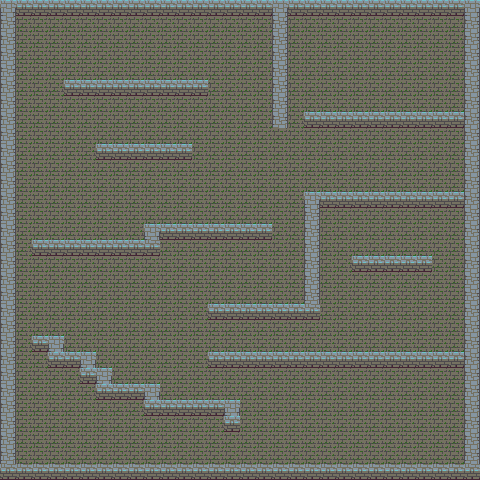

This game map was drawn from its Tiled (.tmx) file and the tilesets committed beside it. A one-line description and the full map source follow:
An orthogonal 30x30 tile map with 16x16 px tiles, 1 tile layer (Tile Layer 1).

<map version="1.4" tiledversion="1.4.2" orientation="orthogonal" renderorder="right-down" width="30" height="30" tilewidth="16" tileheight="16" infinite="0" nextlayerid="2" nextobjectid="1">
 <tileset firstgid="1" source="Dungeon_rooms.tsx" />
 <layer id="1" name="Tile Layer 1" width="30" height="30">
  <data encoding="csv">
7,4,4,4,4,4,4,4,4,4,4,4,4,4,4,4,4,7,4,4,4,4,4,4,4,4,4,4,4,7,
6,2,2,2,2,2,2,2,2,2,2,2,2,2,2,2,2,6,2,2,2,2,2,2,2,2,2,2,2,6,
6,2,2,2,2,2,2,2,2,2,2,2,2,2,2,2,2,6,2,2,2,2,2,2,2,2,2,2,2,6,
6,2,2,2,2,2,2,2,2,2,2,2,2,2,2,2,2,6,2,2,2,2,2,2,2,2,2,2,2,6,
6,2,2,2,2,2,2,2,2,2,2,2,2,2,2,2,2,6,2,2,2,2,2,2,2,2,2,2,2,6,
6,2,2,2,4,4,4,4,4,4,4,4,4,2,2,2,2,6,2,2,2,2,2,2,2,2,2,2,2,6,
6,2,2,2,2,2,2,2,2,2,2,2,2,2,2,2,2,6,2,2,2,2,2,2,2,2,2,2,2,6,
6,2,2,2,2,2,2,2,2,2,2,2,2,2,2,2,2,6,2,4,4,4,4,4,4,4,4,4,4,6,
6,2,2,2,2,2,2,2,2,2,2,2,2,2,2,2,2,2,2,2,2,2,2,2,2,2,2,2,2,6,
6,2,2,2,2,2,4,4,4,4,4,4,2,2,2,2,2,2,2,2,2,2,2,2,2,2,2,2,2,6,
6,2,2,2,2,2,2,2,2,2,2,2,2,2,2,2,2,2,2,2,2,2,2,2,2,2,2,2,2,6,
6,2,2,2,2,2,2,2,2,2,2,2,2,2,2,2,2,2,2,2,2,2,2,2,2,2,2,2,2,6,
6,2,2,2,2,2,2,2,2,2,2,2,2,2,2,2,2,2,2,7,4,4,4,4,4,4,4,4,4,6,
6,2,2,2,2,2,2,2,2,2,2,2,2,2,2,2,2,2,2,6,2,2,2,2,2,2,2,2,2,6,
6,2,2,2,2,2,2,2,2,7,4,4,4,4,4,4,4,2,2,6,2,2,2,2,2,2,2,2,2,6,
6,2,4,4,4,4,4,4,4,5,2,2,2,2,2,2,2,2,2,6,2,2,2,2,2,2,2,2,2,6,
6,2,2,2,2,2,2,2,2,2,2,2,2,2,2,2,2,2,2,6,2,2,4,4,4,4,4,2,2,6,
6,2,2,2,2,2,2,2,2,2,2,2,2,2,2,2,2,2,2,6,2,2,2,2,2,2,2,2,2,6,
6,2,2,2,2,2,2,2,2,2,2,2,2,2,2,2,2,2,2,6,2,2,2,2,2,2,2,2,2,6,
6,2,2,2,2,2,2,2,2,2,2,2,2,4,4,4,4,4,4,5,2,2,2,2,2,2,2,2,2,6,
6,2,2,2,2,2,2,2,2,2,2,2,2,2,2,2,2,2,2,2,2,2,2,2,2,2,2,2,2,6,
6,2,4,7,2,2,2,2,2,2,2,2,2,2,2,2,2,2,2,2,2,2,2,2,2,2,2,2,2,6,
6,2,2,4,4,7,2,2,2,2,2,2,2,4,4,4,4,4,4,4,4,4,4,4,4,4,4,4,4,6,
6,2,2,2,2,4,7,2,2,2,2,2,2,2,2,2,2,2,2,2,2,2,2,2,2,2,2,2,2,6,
6,2,2,2,2,2,4,4,4,7,2,2,2,2,2,2,2,2,2,2,2,2,2,2,2,2,2,2,2,6,
6,2,2,2,2,2,2,2,2,4,4,4,4,4,7,2,2,2,2,2,2,2,2,2,2,2,2,2,2,6,
6,2,2,2,2,2,2,2,2,2,2,2,2,2,4,2,2,2,2,2,2,2,2,2,2,2,2,2,2,6,
6,2,2,2,2,2,2,2,2,2,2,2,2,2,2,2,2,2,2,2,2,2,2,2,2,2,2,2,2,6,
6,2,2,2,2,2,2,2,2,2,2,2,2,2,2,2,2,2,2,2,2,2,2,2,2,2,2,2,2,6,
5,5,5,5,5,5,5,5,5,5,5,5,5,5,5,5,5,5,5,5,5,5,5,5,5,5,5,5,5,5
</data>
 </layer>
</map>